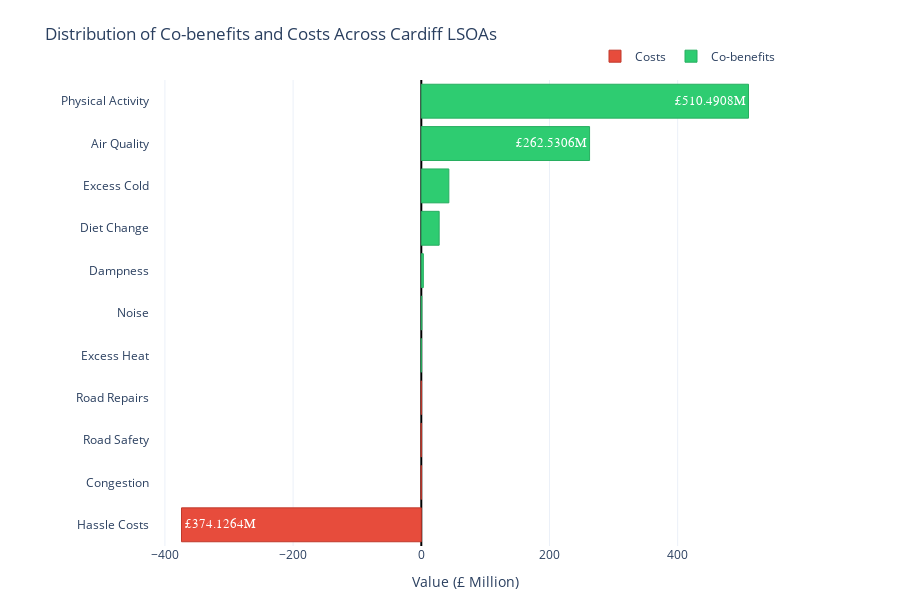

Notebook source saved alongside this figure:
### Code cell
# Update layout
fig.update_layout(
    title='Distribution of Co-benefits and Costs Across Cardiff LSOAs',
    xaxis_title='Value (£ Million)',
    yaxis_title='',
    barmode='overlay',
    height=600,
    template='plotly_white',
    showlegend=True,
    legend=dict(
        orientation="h",
        yanchor="bottom",
        y=1.02,
        xanchor="right",
        x=1
    ),
    xaxis=dict(
        zeroline=True,
        zerolinewidth=2,
        zerolinecolor='black'
    ),
    margin=dict(l=150, r=120, t=80, b=50)
)

### Figure 1 — Plotly figure (JSON) as saved in the notebook; plotly's stock layout.template omitted (floating-point values rounded to 4 significant figures)
{"data": [{"hovertemplate": "<b>%{y}</b><br>Value: £%{x:.2f}M<br><extra></extra>", "marker": {"color": "#e74c3c", "line": {"color": "#c0392b", "width": 1}}, "name": "Costs", "orientation": "h", "text": [374.1, 0.4024, 0.3783, 0.0524], "textfont": {"color": "white", "family": "Arial Black", "size": 13}, "textposition": "auto", "texttemplate": "£%{text}M", "type": "bar", "x": [-374.1, -0.4024, -0.3783, -0.05241], "y": ["Hassle Costs", "Congestion", "Road Safety", "Road Repairs"]}, {"hovertemplate": "<b>%{y}</b><br>Value: £%{x:.2f}M<br><extra></extra>", "marker": {"color": "#2ecc71", "line": {"color": "#27ae60", "width": 1}}, "name": "Co-benefits", "orientation": "h", "text": [0.0005, 0.8089, 3.189, 27.87, 42.99, 262.5, 510.5], "textfont": {"color": "white", "family": "Arial Black", "size": 13}, "textposition": "auto", "texttemplate": "£%{text}M", "type": "bar", "x": [0.0005247, 0.8089, 3.189, 27.87, 42.99, 262.5, 510.5], "y": ["Excess Heat", "Noise", "Dampness", "Diet Change", "Excess Cold", "Air Quality", "Physical Activity"]}], "layout": {"barmode": "overlay", "height": 600, "legend": {"orientation": "h", "x": 1, "xanchor": "right", "y": 1.02, "yanchor": "bottom"}, "margin": {"b": 50, "l": 150, "r": 120, "t": 80}, "showlegend": true, "title": {"text": "Distribution of Co-benefits and Costs Across Cardiff LSOAs"}, "xaxis": {"title": {"text": "Value (£ Million)"}, "zeroline": true, "zerolinecolor": "black", "zerolinewidth": 2}, "yaxis": {"title": {"text": ""}}}}
